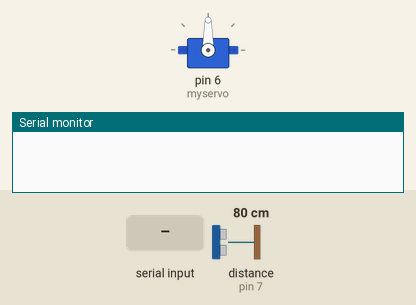
Simulated run of this sketch. Board: Arduino Uno, built with avr-gcc and run on an emulated ATmega328P. Parts: servo, the last lines printed to the serial monitor. Inputs (shaded band) come from the test bench; at power-on: distance to the obstacle (sensor on pin 7) 80 cm. The echo pulse lasts 58.3 µs per cm.

Above: at 1.2 s.
1.3 s: "30,150\n" received over Serial
At 2.8 s:
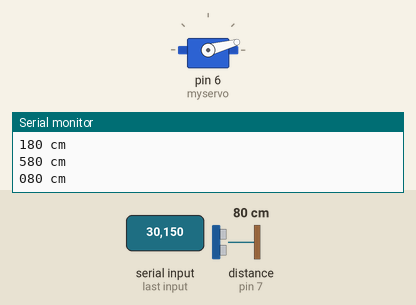
3.1 s: "1\n" received over Serial
At 3.5 s:
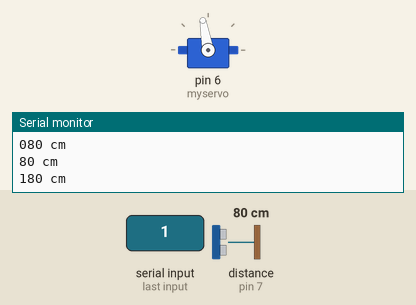
4.6 s: "90,45\n" received over Serial
At 5.4 s:
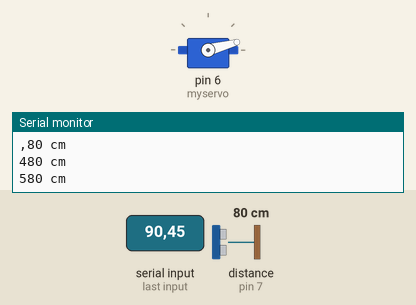
Timing chart, 0 to 7.6 s (numbered marks = the images above; inputs shaded):
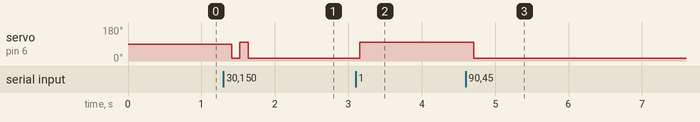

Measured:
- after the input at 1.3 s, servo on pin 6 (myservo): 90° → 15° after 0.11 s, → 100° 0.11 s later, → 15° 0.11 s later
- after the input at 3.1 s, servo on pin 6 (myservo): 15° → 100° after 0.06 s
- after the input at 4.6 s, servo on pin 6 (myservo): 100° → 15° after 0.11 s

The sketch:

real_completed_code_claw_with_rangefinder2.ino
```cpp
#include <Servo.h>

// Variables:
Servo myservo;
int angle = 0;
int val;
#define trigPin A3
#define echoPin 7


// Initial setup:
void setup(){
  Serial.begin(9600); // Set the baudrate
  myservo.attach(6); // Plug into pin 6
  val = 0;
  pinMode(trigPin, OUTPUT);
  pinMode(echoPin, INPUT);
  myservo.attach(6); //attaches the servo on pin 6 to the servo object

}


void loop()
{
  while(Serial.available()){
    //Rangefinder stuff
    rangefinder(); // Rangefinder function

    //Claw stuff
    char ch = Serial.read(); // Read in the Serial chacter from Raspberry Pi
    Serial.write(ch); // Write in the chacter

    val = ch - '0'; // Convert the character to a digit

    // If the digit is 1, then close the claw:
    if(val == 1){
      close_claw();
    }

    // If the digit is 0, then open the claw:
    if(val == 0){
      open_claw();
    }
  }
}

// Close claw function:
void close_claw(){
  angle = 100; // 100 degrees seems to close claw in a secure way
  myservo.write(angle); // send angle to the servo
  delay(1);
}

// Open claw function:
void open_claw(){
  angle = 15; // 15 degrees seems to open the claw wide enough for travelling purposes
  myservo.write(angle); // send angle to the servo
  delay(1);
}

void rangefinder(){
  // put your main code here, to run repeatedly:
  long duration, distance;
  digitalWrite(trigPin, LOW);  // Added this line
  delayMicroseconds(2); // Added this line
  digitalWrite(trigPin, HIGH);
  delayMicroseconds(10); // Added this line
  digitalWrite(trigPin, LOW);
  duration = pulseIn(echoPin, HIGH);
  distance = (duration/2) / 29.1;

  Serial.print(distance);
  Serial.println(" cm");

  delay(50);
  }
```
